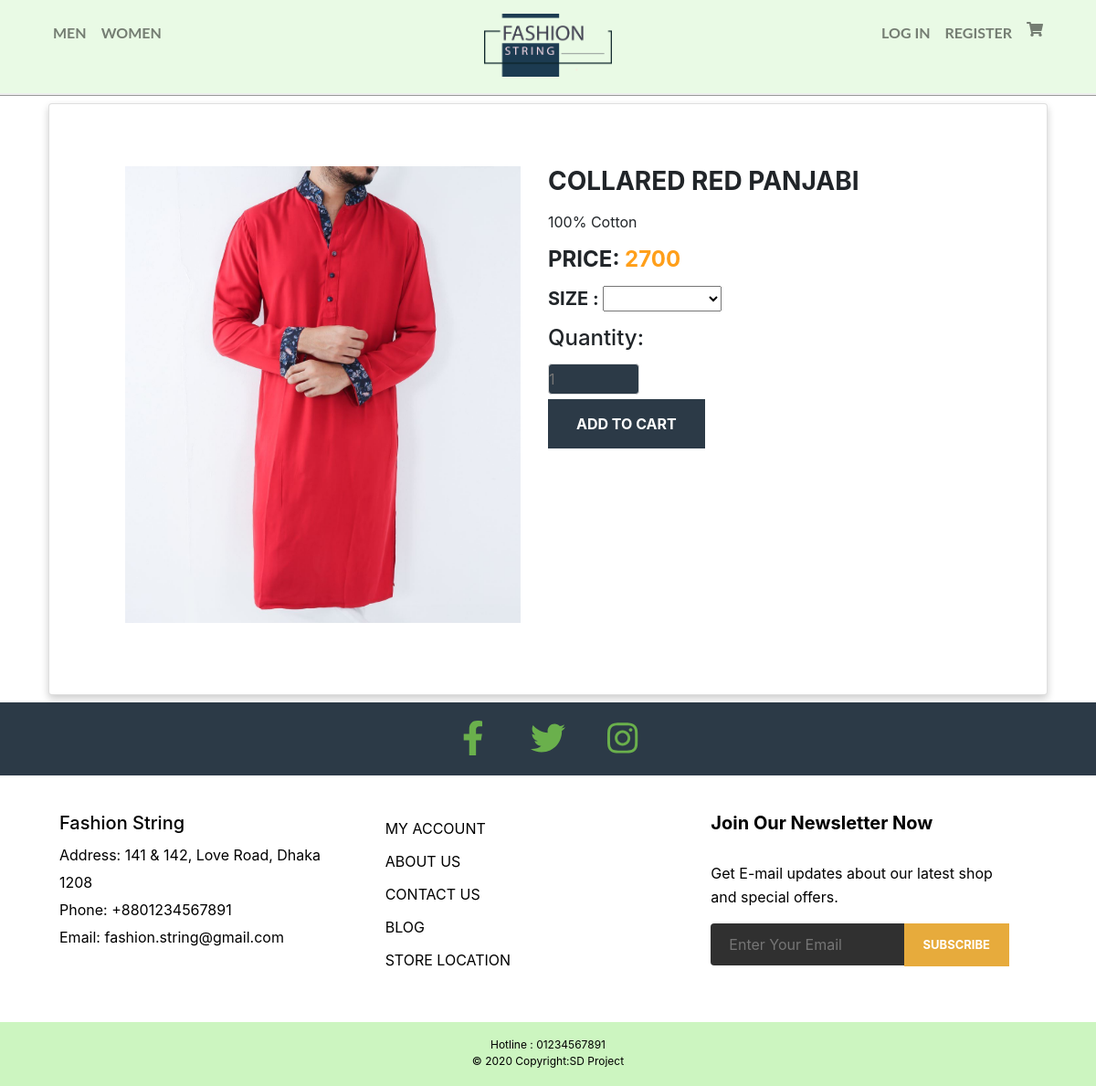
Screenshot of /product-details.php?product_id=2 with the database file from the repository.
### tables this page shows
CREATE TABLE `product` (
  `Product_ID` int(255) NOT NULL,
  `Title` varchar(255) NOT NULL,
  `Price` float NOT NULL,
  `Image1` varchar(255) NOT NULL,
  `Image2` varchar(255) NOT NULL,
  `parent_cat` int(255) NOT NULL,
  `cat_id` int(255) NOT NULL,
  `Description` varchar(255) NOT NULL,
  `Status` tinyint(5) NOT NULL,
  `Qty` int(255) NOT NULL
);

### product-details.php (the view, shortened to what this page needs)
<?php
include "db_connection.php";  ?>
<html>
<head>
<link rel="stylesheet" href="css/style.css">
<link rel="stylesheet" href="https://stackpath.bootstrapcdn.com/bootstrap/4.3.1/css/bootstrap.min.css">
</head>
<body>
 <?php
  include "header.php" ?>
  <div class="container">
		<div class="card">
			<div class="container">
				<div class="row">
					<?php
					$single_product_query =  "SELECT `Product_ID`, `Title`, `Price`, `Image1`, `Image2`, `parent_cat`, `cat_id`, `Description`, `Status`, `Qty` FROM `product` WHERE Product_ID=$_GET[product_id] ORDER BY Product_ID ASC";
                    $single_product_queryfire = mysqli_query($conn , $single_product_query);
                    $single_product = mysqli_fetch_array($single_product_queryfire) ?>
					<div class="preview col-md-6">
						<div class="preview-pic tab-content">
						  <div class="tab-pane active" id="pic-1"><img src="<?php echo $single_product['Image1']; ?>"></div>
						</div>
					</div>
					<br>
					<div class="details col-md-6 col-sm-12">
						<h3 class="product-title"><?php echo $single_product['Title']; ?></h3>
						<p class="product-description"><?php echo $single_product['Description']; ?>
						</p>
						<h4 class="price">PRICE: <span><?php echo $single_product['Price']; ?></span></h4>
						<h5 class="sizes">SIZE :
							<select name="size">
								<option value="null"></option>
    							<option value="small">Small</option>
  							</select>
						</h5>
						<form method="get" action="addtocart.php">
							<div class="quantity">
								<h4 class="quantity">Quantity:</h4>
									<input type="text" name="quant" placeholder="1">
							</div>
							<div class="shop-btn-wrap">
								<button class="add-to-cart"  name="add_cart" type="submit" value="Add to Cart">add to cart</button>
							</div>
						</form>
					</div>
				</div>
			</div>
		</div>
	</div>
<?php
include "footer.php"; ?>
</body>
</html>

### css/style.css (style rules this page uses)
* { box-sizing: border-box; padding: 0; margin: 0; }
.row { width: 100%; }
.row { width: 100%; padding: 20px 20px 20px 20px; }
.preview { width: 100%; height: 500px; margin-bottom: 10px; padding-bottom: 10px; overflow: hidden; }
.tab-content { overflow: hidden; }
.tab-content img { width: 100%; }
.card { margin-top: 50px; background: #eee; padding: 3em; line-height: 1.5em; }
.product-title, .price, .sizes, .colors .quantity { text-transform: UPPERCASE; font-weight: bold; }
.quantity { padding-bottom: 5px; }
h4 { font-weight: bold; }
.checked, .price span { color: #ff9f1a; }
.product-title,.product-description, .price, .sizes { margin-bottom: 15px; }
.product-title { margin-top: 0; }
.add-to-cart { background: #2c3a47; padding: 15px 31px; border: none; text-transform: UPPERCASE; font-weight: bold; color: #fff; }
span { cursor:pointer; }
input { height:34px; width: 100px; background-color: #2c3a47; color: white; font-size: 26px; border:1px solid #ddd; border-radius:4px; display: inline-block; vertical-align: middle; }
.card { box-shadow: 0 4px 8px 0 rgba(0, 0, 0, 0.2); margin: 8px; }
.container { padding: 0 16px; }
.container::after, .row::after { content: ""; clear: both; display: table; }

### rows the page displays
product: Image1 (picture), Title "COLLARED RED PANJABI", Description "100% Cotton", Price "2700"

### other values shown
$user "LOG IN"
$registration "REGISTER"
